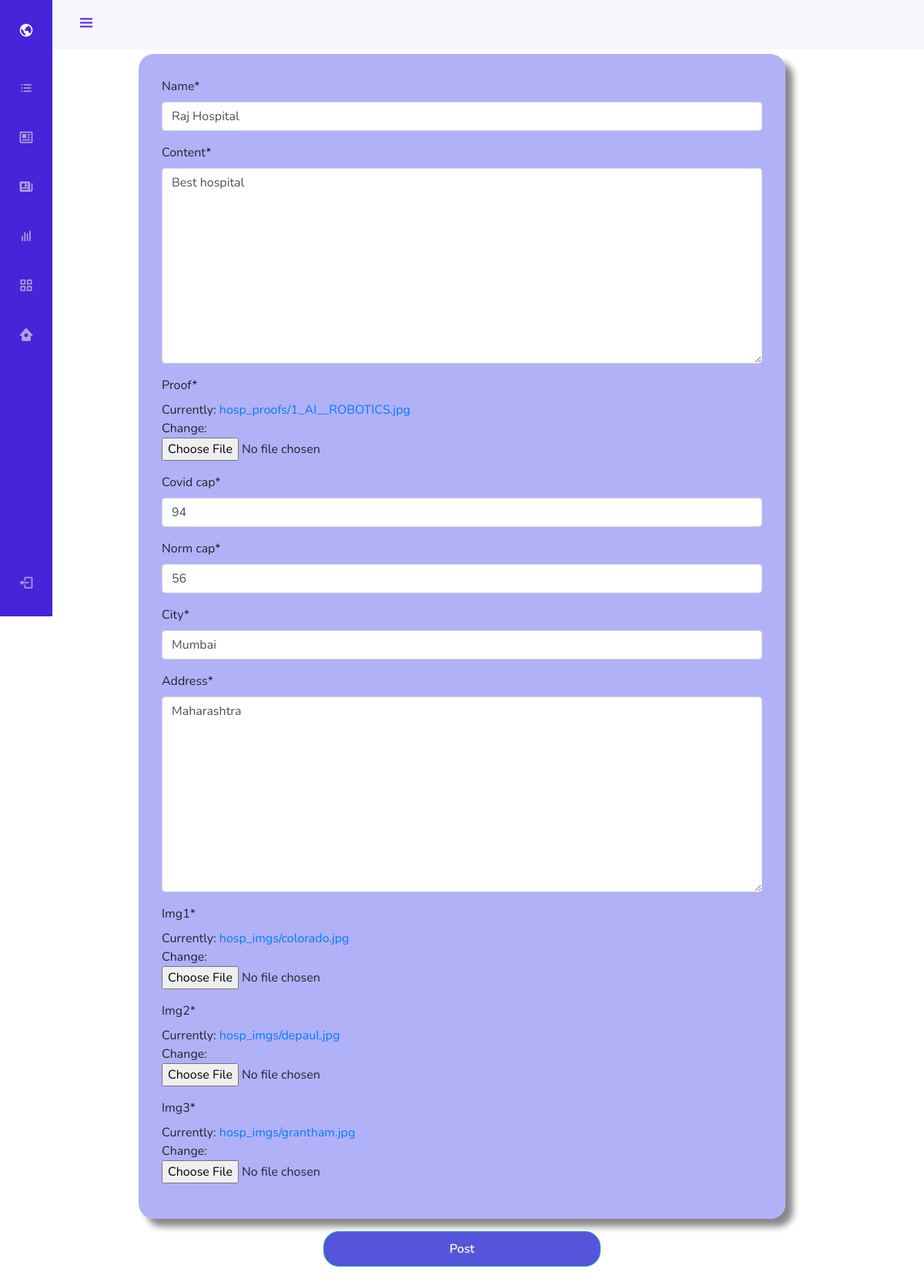
The app's page /post/16/update (signed in) with its own data.
### blog/models.py (models this page shows, shortened)
class Post(models.Model):
    name = models.CharField(max_length = 100)
    content = models.TextField()
    type = models.CharField(max_length = 100, default="Dedicated covid hospital")
    proof = models.ImageField(default='default.jpg',upload_to='hosp_proofs')
    author = models.ForeignKey(User, on_delete=models.CASCADE)
    city = models.CharField(max_length=100, default="Mumbai")
    address = models.TextField(default="Maharashtra")
    area =models.CharField(max_length=100, default="Andheri")
    covid_cap=models.IntegerField(default=0)
    norm_cap = models.IntegerField(default=0)
    img1 = models.ImageField(default='default.jpg',upload_to='hosp_imgs')
    img2 = models.ImageField(default='default.jpg',upload_to='hosp_imgs')
    img3 = models.ImageField(default='default.jpg',upload_to='hosp_imgs')

### blog/views.py (the view, shortened to what this page needs)
# urls.py: path('post/<int:pk>/update', PostUpdateView.as_view(), name='post-update'),
class PostUpdateView(LoginRequiredMixin, UserPassesTestMixin, UpdateView):
    model = Post
    fields = ['name', 'content', 'proof','covid_cap', 'norm_cap', 'city',
                'address', 'img1', 'img2', 'img3'
            ]
    def test_func(self):
        post = self.get_object()
        if self.request.user == post.author:
            return True
        return False

### blog/templates/blog/post_form.html (shortened to what this page needs)
{% extends 'blog/navbase_without.html' %}
{% load crispy_forms_tags %}
{% block content %}
        <div class="content-section">
            <legend class="border-bottom mb-4">Hospital Profile</legend>
            <form method="POST" enctype="multipart/form-data">
                <fieldset class="form-group">
                    {{form|crispy}}
                </fieldset>
                <div  class="form-group">
                    <button style="margin-bottom: 20px;" class="btn btn-outline-info" type="submit">Post</button>
                </div>
            </form>
        </div>
{% endblock content%}

### blog/static/blog/css/nav.css (style rules this page uses)
:root { --header-height: 3rem; --nav-width: 68px; --first-color: #4723D9; --first-color-light: #AFA5D9; --white-color: #F7F6FB; --body-font: 'Nunito', sans-serif; --normal-font-size: 1rem; --z-fixed: 100; }
*,::before,::after { box-sizing: border-box; }
html { height: 100vh !important; }
body { position: relative; margin: 0 0 0 0; padding: 0 ; font-family: var(--body-font); font-size: var(--normal-font-size); transition: .5s; }
a { text-decoration: none; }
@media screen and (min-width: 768px) { body { margin: 0 0 0 0; padding-left: 0 + 2rem); } }

### blog/templates/blog/post_form.html (style rules this page uses)
button.btn.btn-outline-info { background-color: rgb(63, 171, 243); font-weight: 600; transition: 0.5s; }
button.btn.btn-outline-info { border-radius: 20px; padding: 10px 20px; background: rgb(85, 85, 219); width: 30%; color: #fff; margin-left: 35%; }
fieldset.form-group { width: 70%; margin-left: 15%; background-color: rgb(177, 177, 248); padding: 30px; box-shadow: 10px 10px 8px #888888; border-radius: 20px; }
legend.border-bottom.mb-4 { text-align: center; font-weight: 800; font-size: 30px; }

### records on screen
Post: name "Raj Hospital", content "Best hospital", covid_cap "94", norm_cap "56", city "Mumbai", address "Maharashtra"
